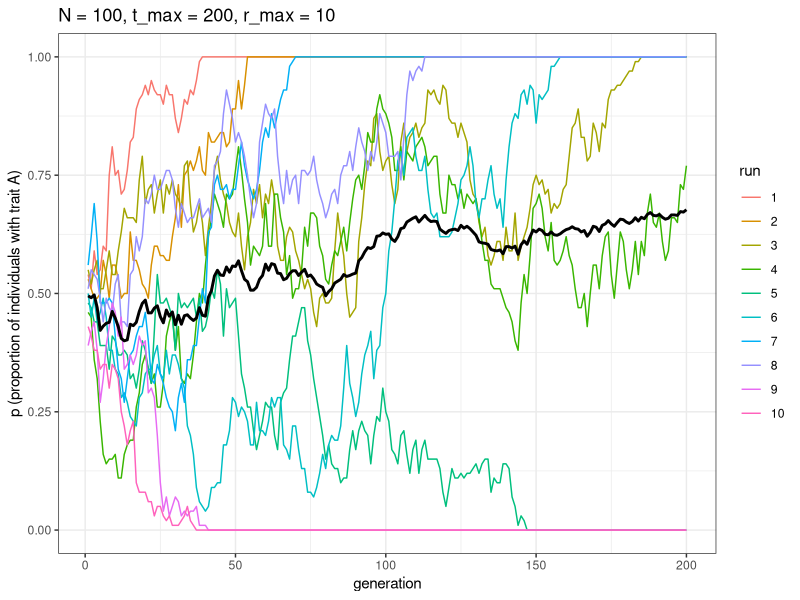
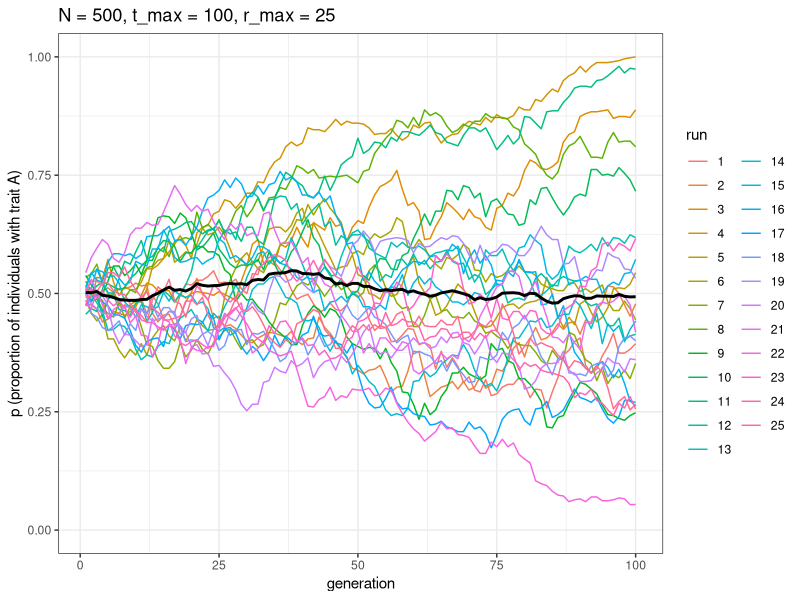
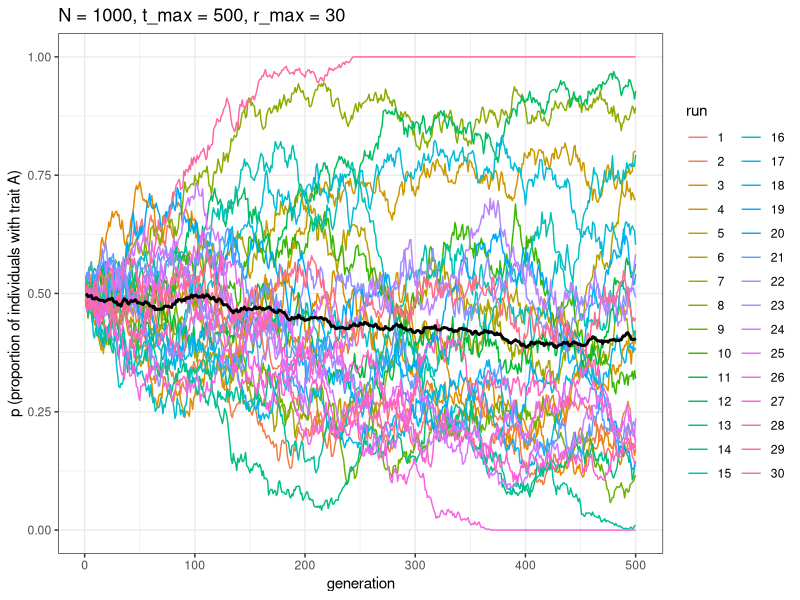
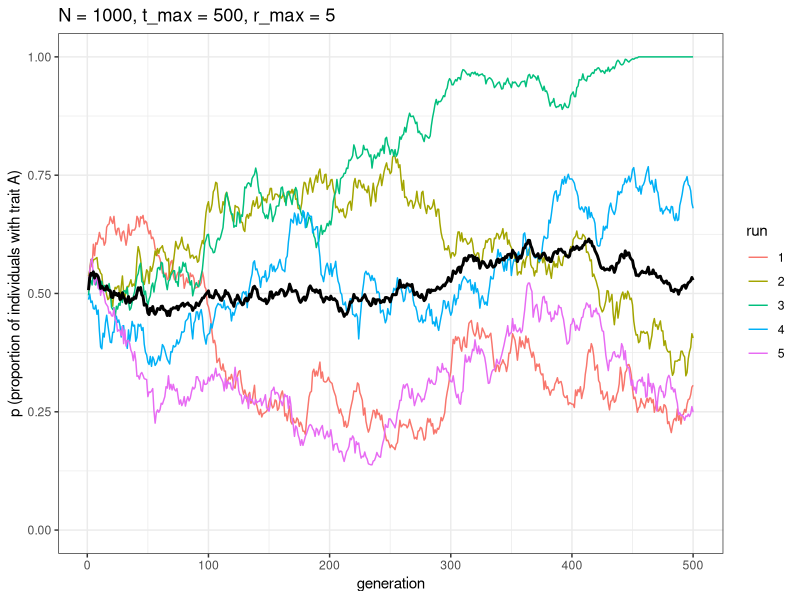
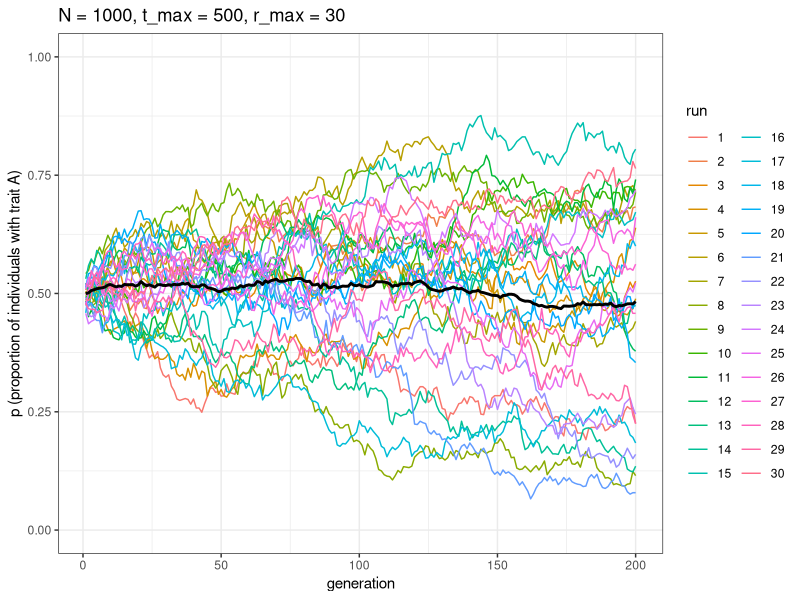
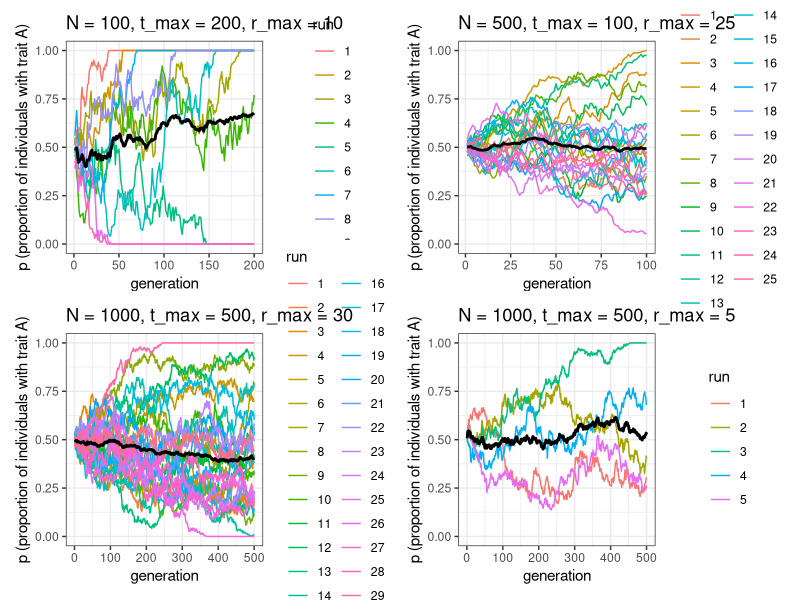
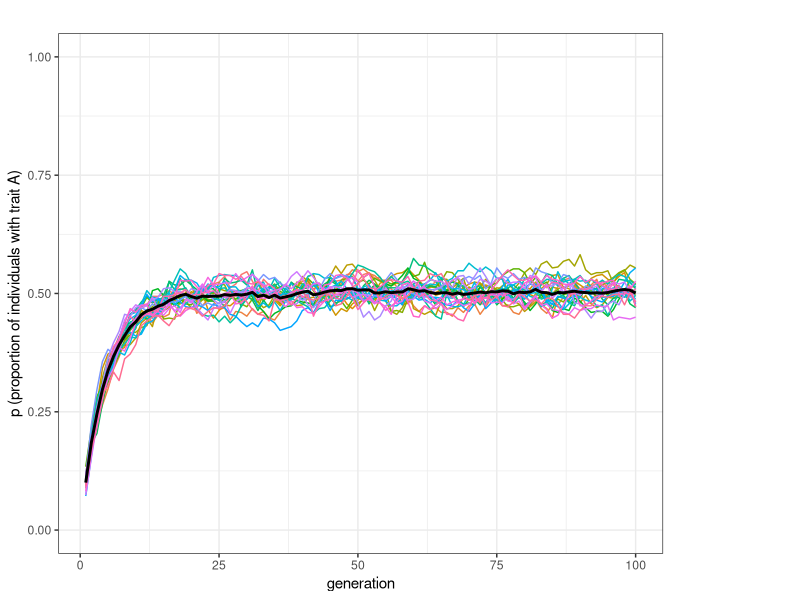

The R script that drew these images, in order: (Note: a time limit stopped this script after it produced the figures.)
######
# Git test for group made my Morgan 2-1-2021

######

library(tidyverse); library(patchwork)

#####################################################################################


##### unnbiased model 2 from CH1


### run multiple simulations and plot their results
# Scaling up

### a new function to run multipe sims at once
unbiased_transmission_2 <- function(N, t_max, r_max) {
  output <- tibble(generation = rep(1:t_max, r_max), 
                   p = as.numeric(rep(NA, t_max * r_max)), 
                   run = as.factor(rep(1:r_max, each = t_max))) 
  # For each run
  for (r in 1:r_max) { 
    # Create first generation
    population <- tibble(trait = sample(c("A", "B"), N, replace = TRUE))
    
    # Add first generation's p for run r
    output[output$generation == 1 & output$run == r, ]$p <-
      sum(population$trait == "A") / N 
    
    # For each generation
    for (t in 2:t_max) {
      # Copy individuals to previous_population tibble
      previous_population <- population 
      
      # Randomly copy from previous generation
      population <- tibble(trait = sample(previous_population$trait, N, replace = TRUE))
      
      # Get p and put it into output slot for this generation t and run r
      output[output$generation == t & output$run == r, ]$p <- 
        sum(population$trait == "A") / N 
    }
  }
  # Export data from function
  output 
}
### quick plotting function for multiple runs

plot_multiple_runs <- function(data_model) {
  ggplot(data = data_model, aes(y = p, x = generation)) +
    geom_line(aes(colour = run)) +
    stat_summary(fun = mean, geom = "line", size = 1) +
    ylim(c(0, 1)) +
    theme_bw() +
    labs(y = "p (proportion of individuals with trait A)")
}

#####################################################################################

### everyone add a different version with different N, t_max with 10 runs and plot it

morgan_run <- unbiased_transmission_2(N = 100, t_max = 200, r_max = 10)
morgan_plot <- plot_multiple_runs(morgan_run) + ggtitle("N = 100, t_max = 200, r_max = 10")
morgan_plot

### add your own below
benny_run <- unbiased_transmission_2(N = 500, t_max = 100, r_max = 25)
benny_plot <- plot_multiple_runs(benny_run) + ggtitle("N = 500, t_max = 100, r_max = 25")
benny_plot 

#look ma I did it!
claire_run <- unbiased_transmission_2(N = 1000, t_max = 500, r_max = 30)
claire_plot <- plot_multiple_runs(claire_run) + ggtitle("N = 1000, t_max = 500, r_max = 30")
claire_plot 

claire_run2 <- unbiased_transmission_2(N = 1000, t_max = 500, r_max = 5)
claire_plot2 <- plot_multiple_runs(claire_run2) + ggtitle("N = 1000, t_max = 500, r_max = 5")
claire_plot2 

### spot for ryan
rl_run <- unbiased_transmission_2(N = 1000, t_max = 200, r_max = 30)
rl_plot <- plot_multiple_runs(rl_run) + ggtitle("N = 1000, t_max = 500, r_max = 30")
rl_plot


### group plot
group_plot <- morgan_plot + benny_plot + claire_plot + claire_plot2
group_plot



unbiased_mutation <- function(N, mu, p_0, t_max, r_max) {
  # Create the output tibble
  output <- tibble(generation = rep(1:t_max, r_max), 
                   p = as.numeric(rep(NA, t_max * r_max)), 
                   run = as.factor(rep(1:r_max, each = t_max))) 
  
  for (r in 1:r_max) {
    population <- tibble(trait = sample(c("A", "B"), N, replace = TRUE, 
                                        prob = c(p_0, 1 - p_0)))
    # Add first generation's p for run r
    output[output$generation == 1 & output$run == r, ]$p <- 
      sum(population$trait == "A") / N 
    for (t in 2:t_max) {
      # Copy individuals to previous_population tibble
      previous_population <- population 
      
      # Determine 'mutant' individuals
      mutate <- sample(c(TRUE, FALSE), N, prob = c(mu, 1 - mu), replace = TRUE) 
      
      # If there are 'mutants' from A to B
      if (nrow(population[mutate & previous_population$trait == "A", ]) > 0) { 
        # Then flip them to B
        population[mutate & previous_population$trait == "A", ]$trait <- "B" 
      }
      
      # If there are 'mutants' from B to A
      if (nrow(population[mutate & previous_population$trait == "B", ]) > 0) { 
        # Then flip them to A
        population[mutate & previous_population$trait == "B", ]$trait <- "A" 
      }
      
      # Get p and put it into output slot for this generation t and run r
      output[output$generation == t & output$run == r, ]$p <- 
        sum(population$trait == "A") / N 
    }
  }
  # Export data from function
  output 
}

biased_mutation <- function(N, mu_b, p_0, t_max, r_max) {
  # Create the output tibble
  output <- tibble(generation = rep(1:t_max, r_max), 
                   p = as.numeric(rep(NA, t_max * r_max)), 
                   run = as.factor(rep(1:r_max, each = t_max)))
  
  for (r in 1:r_max) {
    population <- tibble(trait = sample(c("A", "B"), N, replace = TRUE, 
                                        prob = c(p_0, 1 - p_0)))
    # Add first generation's p for run r
    output[output$generation == 1 & output$run == r, ]$p <- 
      sum(population$trait == "A") / N 
    for (t in 2:t_max) {
      # Copy individuals to previous_population tibble
      previous_population <- population 
      
      # Determine 'mutant' individuals
      mutate <- sample(c(TRUE, FALSE), N, prob = c(mu_b, 1 - mu_b), replace = TRUE) 
      
      # If there are 'mutants' from B to A
      if (nrow(population[mutate & previous_population$trait == "B", ]) > 0) {
        # Then flip them to A
        population[mutate & previous_population$trait == "B", ]$trait <- "A"
      }
      # Get p and put it into output slot for this generation t and run r
      output[output$generation == t & output$run == r, ]$p <- 
        sum(population$trait == "A") / N 
    }
  }
  # Export data from function
  output 
}

biased_transmission_direct <- function (N, s_a, s_b, p_0, t_max, r_max) {
  
  output <- tibble(generation = rep(1:t_max, r_max), 
                   p = as.numeric(rep(NA, t_max * r_max)), 
                   run = as.factor(rep(1:r_max, each = t_max)))
  
  for (r in 1:r_max) {
    # Create first generation
    population <- tibble(trait = sample(c("A", "B"), N, 
                                        replace = TRUE, prob = c(p_0, 1 - p_0))) 
    
    # Add first generation's p for run r
    output[output$generation == 1 & output$run == r, ]$p <- 
      sum(population$trait == "A") / N 
    
    for (t in 2:t_max) {
      # Copy individuals to previous_population tibble
      previous_population <- population 
      
      # For each individual, pick a random individual from the previous generation
      demonstrator_trait <- 
        tibble(trait = sample(previous_population$trait, N, replace = TRUE)) 
      
      # Biased probabilities to copy:
      s_a_fluct <- rnorm(1,mean = s_a, sd = s_a/10)
      s_b_fluct <- rnorm(1,mean = s_b, sd = s_b/10)
      copy_a <- sample(c(TRUE, FALSE), N, prob = c(s_a_fluct, 1 - s_a_fluct), replace = TRUE) 
      copy_b <- sample(c(TRUE, FALSE), N, prob = c(s_b_fluct, 1 - s_b_fluct), replace = TRUE) 
      
      # If the demonstrator has trait A and the individual wants to copy A, then copy A
      if (nrow(population[copy_a & demonstrator_trait$trait == "A", ]) > 0) {
        population[copy_a & demonstrator_trait$trait == "A", ]$trait <- "A" 
      }  
      
      # If the demonstrator has trait B and the individual wants to copy B, then copy B
      if (nrow(population[copy_b & demonstrator_trait$trait == "B", ]) > 0) {
        population[copy_b & demonstrator_trait$trait == "B", ]$trait <- "B" 
      }  
      # Get p and put it into output slot for this generation t and run r
      output[output$generation == t & output$run == r, ]$p <- 
        sum(population$trait == "A") / N 
    }
  }
  # Export data from function
  output 
}

benny_run2 <- unbiased_mutation(N = 500, mu = 0.1, p_0 = 0.1, t_max = 100, r_max = 25)
benny_plot <- plot_multiple_runs(benny_run2) + ggtitle("N = 500, mu = 0.1, t_max = 100, r_max = 25")
benny_plot 

benny_run3 <- biased_mutation(N = 500, mu = 0.1, p_0 = 0.1, t_max = 100, r_max = 25)
benny_plot <- plot_multiple_runs(benny_run3) + ggtitle("N = 500, mu = 0.1, t_max = 100, r_max = 25")
benny_plot 

benny_run4 <- biased_transmission_direct(N = 50, s_a = 0.25, s_b = 0.23, p_0 = 0.1, t_max = 100, r_max = 25)
benny_plot <- plot_multiple_runs(benny_run4) + ggtitle("N = 50, s_a = 0.25, s_b = 0.23\nt_max = 100, r_max = 25")
benny_plot

library(tidyverse)

N <- 100
p_0 <- 0.5
D <- 1

# Create first generation
population <- tibble(trait = sample(c("A", "B"), N, 
                                    replace = TRUE, prob = c(p_0, 1 - p_0))) 

# Create a tibble with a set of 3 randomly-picked demonstrators for each agent
demonstrators <- tibble(dem1 = sample(population$trait, N, replace = TRUE), 
                        dem2 = sample(population$trait, N, replace = TRUE), 
                        dem3 = sample(population$trait, N, replace = TRUE))

# Visualise the tibble
demonstrators

# Get the number of As in each 3-demonstrator combinations
num_As <- rowSums(demonstrators == "A")

# For 3-demonstrator combinations with all As, set to A
population$trait[num_As == 3] <- "A"  
# For 3-demonstrator combinations with all Bs, set to B
population$trait[num_As == 0] <- "B"  

prob_majority <- sample(c(TRUE, FALSE), 
                        prob = c((2/3 + D/3), 1 - (2/3 + D/3)), N, replace = TRUE)

demonstrators <- add_column(demonstrators, new_trait = population$trait)

# Visualise the tibble
demonstrators
prob_minority <- sample(c(TRUE, FALSE), 
                        prob = c((1/3 - D/3), 1 - (1/3 - D/3)), N, replace = TRUE)

# 3-demonstrator combinations with two As and one B
if (nrow(population[prob_majority & num_As == 2, ]) > 0) {
  population[prob_majority & num_As == 2, ] <- "A"
}
if (nrow(population[prob_majority == FALSE & num_As == 2, ]) > 0) {
  population[prob_majority == FALSE & num_As == 2, ] <- "B"
}  

# 3-demonstrator combinations with one A and two Bs
if (nrow(population[prob_minority & num_As == 1, ]) > 0) {
  population[prob_minority & num_As == 1, ] <- "A"
}
if (nrow(population[prob_minority == FALSE & num_As == 1, ]) > 0) {
  population[prob_minority == FALSE & num_As == 1, ] <- "B"
}  

demonstrators <- add_column(demonstrators, new_trait = population$trait)

# Visualise the tibble
demonstrators

conformist_transmission <- function (N, p_0, D, t_max, r_max) {
  
  output <- tibble(generation = rep(1:t_max, r_max), 
                   p = as.numeric(rep(NA, t_max * r_max)), 
                   run = as.factor(rep(1:r_max, each = t_max)))
  
  for (r in 1:r_max) {
    # Create first generation
    population <- tibble(trait = sample(c("A", "B"), N, 
                                        replace = TRUE, prob = c(p_0, 1 - p_0)))
    
    # Add first generation's p for run r
    output[output$generation == 1 & output$run == r, ]$p <- 
      sum(population$trait == "A") / N 
    
    for (t in 2:t_max) {
      
      # Create a tibble with a set of 3 randomly-picked demonstrators for each agent
      #demonstrators <- tibble(dem1 = sample(population$trait, N, replace = TRUE), 
       #                       dem2 = sample(population$trait, N, replace = TRUE), 
        #                      dem3 = sample(population$trait, N, replace = TRUE))
      #alternative version
      demonstrators <- matrix(sample(population$trait, 3*N, replace = TRUE), nrow(population), 3)
      
      # Get the number of As in each 3-demonstrator combinations
      #num_As <- rowSums(demonstrators == "A")
      num_As <- apply(demonstrators, 1, function(d) sum(d == "A"))
      
      # For 3-demonstrator combinations with all As, set to A
      population$trait[num_As == 3] <- "A"  
      # For 3-demonstrator combinations with all Bs, set to B
      population$trait[num_As == 0] <- "B"  
      
      prob_majority <- sample(c(TRUE, FALSE), 
                              prob = c((2/3 + D/3), 1 - (2/3 + D/3)), N, replace = TRUE)
      prob_minority <- sample(c(TRUE, FALSE), 
                              prob = c((1/3 - D/3), 1 - (1/3 - D/3)), N, replace = TRUE)
      
      # 3-demonstrator combinations with two As and one B
      if (nrow(population[prob_majority & num_As == 2, ]) > 0) {
        population[prob_majority & num_As == 2, ] <- "A"
      }
      if (nrow(population[prob_majority == FALSE & num_As == 2, ]) > 0) {
        population[prob_majority == FALSE & num_As == 2, ] <- "B"
      }  
      # 3-demonstrator combinations with one A and two Bs
      if (nrow(population[prob_minority & num_As == 1, ]) > 0) {
        population[prob_minority & num_As == 1, ] <- "A"
      }
      if (nrow(population[prob_minority == FALSE & num_As == 1, ]) > 0) {
        population[prob_minority == FALSE & num_As == 1, ] <- "B"
      }  
      
      # Get p and put it into output slot for this generation t and run r
      output[output$generation == t & output$run == r, ]$p <- 
        sum(population$trait == "A") / N 
    }
  }
  # Export data from function
  output  
}

data_model <- conformist_transmission(N = 1000, p_0 = 0.5, D = 1, t_max = 50, r_max = 10)
plot_multiple_runs(data_model)

data_model <- conformist_transmission(N = 1000, p_0 = 0.5, D = 0, t_max = 50, r_max = 10)
plot_multiple_runs(data_model)

data_model <- conformist_transmission(N = 1000, p_0 = 0.55, D = 1, t_max = 50, r_max = 10)
plot_multiple_runs(data_model)

data_model <- conformist_transmission(N = 1000, p_0 = 0.45, D = 1, t_max = 50, r_max = 10)
plot_multiple_runs(data_model)
